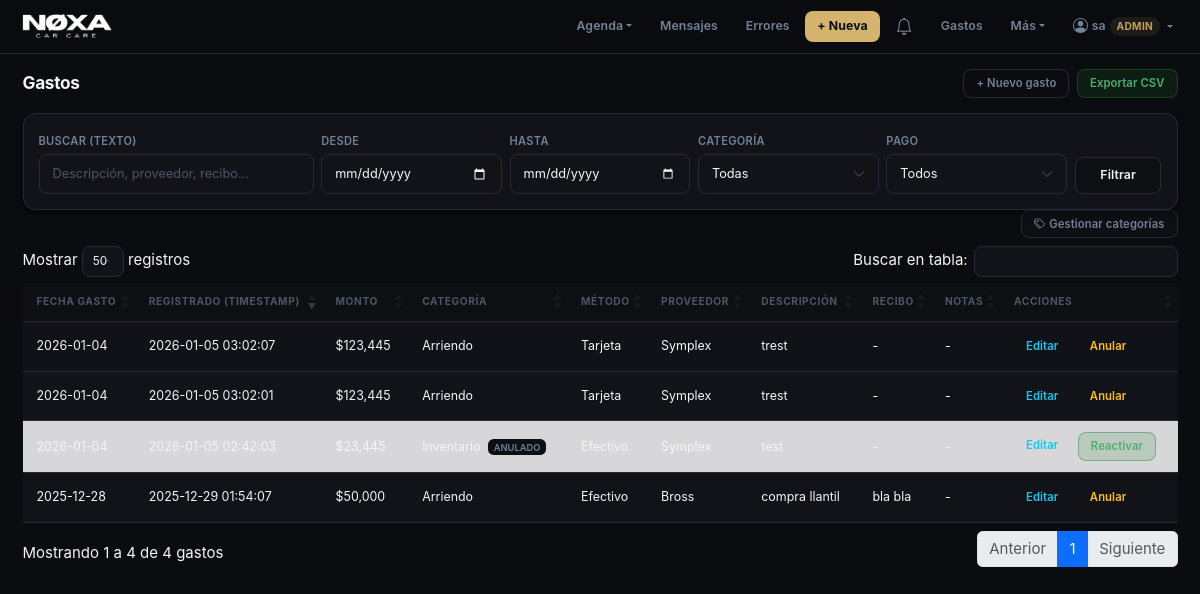
/expenses (signed in), run on the app's committed database.
### app.py (models this page shows, shortened)
class User(db.Model):
    __tablename__ = "users"
    id           = db.Column(db.Integer, primary_key=True)
    username     = db.Column(db.String(80), nullable=False, unique=True)
    password_hash= db.Column(db.String(256), nullable=False)
    role         = db.Column(db.String(20), nullable=False, default="operario")
    is_active    = db.Column(db.Boolean, default=True)
    created_at   = db.Column(db.DateTime, nullable=False, default=datetime.utcnow)
    must_change_password = db.Column(db.Boolean, default=False)
    salary          = db.Column(db.Integer, default=0)
    is_trial_period = db.Column(db.Boolean, default=False)  # override manual (legado)
    hire_date       = db.Column(db.Date, nullable=True)     # fecha real de ingreso

class Expense(db.Model):
    __tablename__ = "expenses"
    id = db.Column(db.Integer, primary_key=True)
    expense_date = db.Column(db.Date, nullable=False, default=date.today)
    created_at = db.Column(db.DateTime, nullable=False, default=datetime.utcnow)
    updated_at = db.Column(db.DateTime, nullable=False, default=datetime.utcnow, onupdate=datetime.utcnow)
    amount = db.Column(db.Numeric(12, 2), nullable=False)
    category = db.Column(db.String(80), nullable=False)
    payment_method = db.Column(db.String(40), nullable=False)
    vendor = db.Column(db.String(120), nullable=True)
    description = db.Column(db.String(255), nullable=False)
    receipt = db.Column(db.String(80), nullable=True)
    notes = db.Column(db.Text, nullable=True)
    is_void = db.Column(db.Boolean, nullable=False, default=False)

### app.py (the view, shortened to what this page needs)
@app.route("/expenses")
def expenses_list():
    q = (request.args.get("q") or "").strip()
    from_str = request.args.get("from")
    to_str = request.args.get("to")
    category = (request.args.get("category") or "").strip()
    payment_method = (request.args.get("payment_method") or "").strip()
    date_from = _parse_date(from_str)
    date_to = _parse_date(to_str)
    query = Expense.query
    if date_from:
        query = query.filter(Expense.expense_date >= date_from)
    if date_to:
        query = query.filter(Expense.expense_date <= date_to)
    if category:
        query = query.filter(Expense.category == category)
    if payment_method:
        query = query.filter(Expense.payment_method == payment_method)
    expenses = query.order_by(Expense.expense_date.desc(), Expense.created_at.desc()).all()
    return render_template(
        "expenses_list.html",
        expenses=expenses,
        categories=[c.name for c in ExpenseCategory.query.filter_by(is_active=True).order_by(ExpenseCategory.name).all()],
        categories_all=ExpenseCategory.query.order_by(ExpenseCategory.name).all(),
        payment_methods=PAYMENT_METHODS,
        filters={
            "q": q,
            "from": from_str or "",
            "to": to_str or "",
            "category": category,
            "payment_method": payment_method,
        },
    )

### app.py (called while the page is built)
def _parse_date(value: str | None):
    if not value:
        return None
    try:
        return datetime.strptime(value, "%Y-%m-%d").date()
    except ValueError:
        return None

@app.context_processor
def inject_user():
    return {"current_user": getattr(g, "current_user", None)}

### templates/expenses_list.html (shortened to what this page needs)
{% extends "base.html" %}
{% block extra_head %}
<link rel="stylesheet"
      href="https://cdn.datatables.net/1.13.6/css/dataTables.bootstrap5.min.css">
{% endblock %}
{% block content %}
<div class="d-flex align-items-center justify-content-between flex-wrap gap-2">
  <h2 class="mb-0">Gastos</h2>
  <div class="d-flex gap-2">
    <a class="btn btn-outline-light btn-sm" href="{{ url_for('expenses_new') }}">+ Nuevo gasto</a>
    <a class="btn btn-outline-success btn-sm"
       href="{{ url_for('expenses_export', **filters) }}">Exportar CSV</a>
  </div>
</div>
<form class="card bg-secondary border-0 mt-3 p-3" method="get" action="{{ url_for('expenses_list') }}">
  <div class="row g-2 align-items-end">
    <div class="col-12 col-md-3">
      <label class="form-label mb-1">Buscar (texto)</label>
      <input class="form-control" name="q" value="{{ filters.q }}" placeholder="Descripción, proveedor, recibo...">
    </div>
    <div class="col-6 col-md-2">
      <label class="form-label mb-1">Desde</label>
      <input type="date" class="form-control" name="from" value="{{ filters['from'] }}">
    </div>
    <div class="col-6 col-md-2">
      <label class="form-label mb-1">Hasta</label>
      <input type="date" class="form-control" name="to" value="{{ filters.to }}">
    </div>
    <div class="col-6 col-md-2">
      <label class="form-label mb-1">Categoría</label>
      <select class="form-select" name="category">
        <option value="">Todas</option>
      </select>
    </div>
    <div class="col-6 col-md-2">
      <label class="form-label mb-1">Pago</label>
      <select class="form-select" name="payment_method">
        <option value="">Todos</option>
      </select>
    </div>
    <div class="col-12 col-md-1 d-grid">
      <button class="btn btn-dark">Filtrar</button>
    </div>
  </div>
</form>
<div class="d-flex justify-content-end mb-2">
  <a href="{{ url_for('expense_categories_list') }}"
     class="btn btn-outline-secondary btn-sm">
    <i class="bi bi-tags me-1"></i>Gestionar categorías
  </a>
</div>
<table id="expensesTable" class="table table-dark table-striped table-sm align-middle mt-3">
  <thead>
    <tr>
      <th>Fecha gasto</th>
      <th>Registrado (timestamp)</th>
      <th>Monto</th>
      <th>Categoría</th>
      <th>Método</th>
      <th>Proveedor</th>
      <th>Descripción</th>
      <th>Recibo</th>
      <th>Notas</th>
      <th>Acciones</th>
    </tr>
  </thead>
  <tbody>
    {% for e in expenses %}
      <tr class="{% if e.is_void %}table-secondary text-muted{% endif %}">
        <td>{{ e.expense_date.strftime("%Y-%m-%d") }}</td>
        <td>{{ e.created_at.strftime("%Y-%m-%d %H:%M:%S") }}</td>
        <td>${{ "{:,.0f}".format(e.amount) }}</td>
        <td>
          {{ e.category }}
          {% if e.is_void %}
            <span class="badge bg-secondary ms-1">ANULADO</span>
          {% endif %}
        </td>
        <td>{{ e.payment_method }}</td>
        <td>{{ e.vendor or "-" }}</td>
        <td>{{ e.description }}</td>
        <td>{{ e.receipt or "-" }}</td>
        <td>{{ e.notes or "-" }}</td>
        <td class="d-flex gap-2">
          <a class="btn btn-sm btn-outline-info" href="{{ url_for('expenses_edit', expense_id=e.id) }}">Editar</a>
          <form method="post"
                action="{{ url_for('expenses_toggle_void', expense_id=e.id) }}"
                style="display:inline">
            {% if e.is_void %}
              <button class="btn btn-sm btn-outline-success"
                      onclick="return confirm('¿Deseas reactivar este gasto?')">
                Reactivar
              </button>
            {% else %}
              <button class="btn btn-sm btn-outline-warning"
                      onclick="return confirm('¿Deseas anular este gasto?')">
                Anular
              </button>
            {% endif %}
          </form>
        </td>
      </tr>
    {% endfor %}
  </tbody>
</table>
{% endblock %}

### templates/base.html (shortened to what this page needs)
<!doctype html>
<html lang="es">
<head>
  <link href="https://cdn.jsdelivr.net/npm/bootstrap@5.3.3/dist/css/bootstrap.min.css" rel="stylesheet">
  <link href="https://cdn.jsdelivr.net/npm/bootstrap-icons@1.11.3/font/bootstrap-icons.min.css" rel="stylesheet">
  {% block extra_head %}{% endblock %}
</head>
<body>
<nav class="navbar navbar-expand-lg mb-0"
     style="background:rgba(10,12,15,0.95);backdrop-filter:blur(20px);-webkit-backdrop-filter:blur(20px);border-bottom:1px solid var(--border);">
  <div class="container-fluid px-3">
    <a class="navbar-brand"
       href="{{ url_for('whatsapp_inbox') if current_user and current_user.role == 'marketing' else url_for('calendar_view') }}"
       style="padding:0;">
      <img src="{{ url_for('static', filename='img/logotipo.png') }}" alt="Agenda Detailing" class="navbar-logo"
        onerror="this.style.display='none';this.insertAdjacentHTML('afterend','<span class=\'navbar-brand-text\'>Agenda</span>');">
    </a>
    <div class="collapse navbar-collapse justify-content-end" id="navbarContent">
      <div class="d-flex flex-column flex-lg-row align-items-lg-center gap-1 py-2 py-lg-0">
        {% if not current_user or current_user.role not in ('operario', 'marketing') %}
        <div class="dropdown">
          <button class="nav-link-custom border-0 bg-transparent dropdown-toggle"
                  type="button" data-bs-toggle="dropdown" aria-expanded="false">Agenda</button>
        </div>
        {% endif %}
        {% if not current_user or current_user.role != 'operario' %}
        <a class="nav-link-custom" href="{{ url_for('whatsapp_inbox') }}">Mensajes</a>
        {% endif %}
        {% if not current_user or current_user.role not in ('operario', 'marketing') %}
        <a class="nav-link-custom" href="{{ url_for('quality_errors_list') }}">Errores</a>
        <a class="nav-link-custom nav-link-accent" href="{{ url_for('new_appointment') }}">+ Nueva</a>
        {% endif %}
        {% if current_user and current_user.role != 'operario' %}
        <div class="dropdown" id="notifWrap">
          <button class="nav-link-custom border-0 bg-transparent position-relative d-flex align-items-center"
                  type="button" data-bs-toggle="dropdown" data-bs-auto-close="outside"
                  aria-expanded="false" aria-label="Notificaciones" title="Notificaciones">
            <i class="bi bi-bell" style="font-size:1.15rem;"></i>
          </button>
        </div>
        {% endif %}
        {% if not current_user or current_user.role not in ('operario', 'marketing') %}
        <a class="nav-link-custom" href="{{ url_for('expenses_new') }}">Gastos</a>
        {% endif %}
        <div class="dropdown">
          <button class="nav-link-custom border-0 bg-transparent dropdown-toggle"
                  type="button" data-bs-toggle="dropdown" aria-expanded="false">Más</button>
        </div>
        {% if current_user %}
        <div class="dropdown">
          <button class="nav-link-custom border-0 bg-transparent dropdown-toggle d-flex align-items-center gap-1"
                  type="button" data-bs-toggle="dropdown" aria-expanded="false">
            <i class="bi bi-person-circle" style="font-size:1rem;"></i>
            <span>{{ current_user.username }}</span>
            <span style="font-size:0.68rem;padding:2px 7px;border-radius:20px;background:var(--accent-bg);color:var(--accent-dk);font-weight:700;text-transform:uppercase;letter-spacing:0.3px;">{{ current_user.role }}</span>
          </button>
        </div>
        {% endif %}
      </div>
    </div>
  </div>
</nav>
<div class="container-fluid px-3 px-lg-4 pt-3">
  {% block content %}{% endblock %}
</div>
</body>
</html>

### templates/base.html (style rules this page uses)
:root { color-scheme: dark; --bg: #0a0c0f; --bg2: #0d1013; --surface: #111318; --surface2: #1a1d23; --border: #272b35; --border2: rgba(212,180,108,0.25); --text: #f3f5f7; --text2: #728297; --text3: #4c5666; --accent: #d4b46c; --accent-dk: #c4a050; --accent-bg: rgba(212,180,108,0.10); --ink: #f3f5f7; --radius: 12px; --radius-sm: 8px; --shadow: 0 1px 3px rgba(0,0,0,0.4), 0 4px 12px rgba(0,0,0,0.25); --shadow-sm: 0 1px 2px rgba(0,0,0,0.3); }
*, *::before, *::after { box-sizing: border-box; }
html, body { margin: 0; padding: 0; background-color: var(--bg) !important; color: var(--text); font-family: -apple-system, BlinkMacSystemFont, "Segoe UI", sans-serif; -webkit-font-smoothing: antialiased; font-size: 15px; }
.container-fluid, .container { background: transparent !important; }
h1, h2, h3, h4, h5, h6 { color: var(--text); font-weight: 700; letter-spacing: -0.3px; }
h2 { font-size: 1.15rem; }
p, span, td, li { color: var(--text2); }
.navbar-logo { height: 36px; width: auto; display: block; }
.nav-link-custom { color: var(--text2); text-decoration: none; font-size: 0.82rem; font-weight: 600; padding: 6px 12px; border-radius: var(--radius-sm); transition: color 0.15s, background 0.15s; letter-spacing: 0.1px; cursor: pointer; white-space: nowrap; }
.nav-link-accent { color: #0a0c0f !important; background: var(--accent) !important; font-weight: 700; }
.btn { font-size: 0.82rem !important; font-weight: 600 !important; border-radius: var(--radius-sm) !important; padding: 8px 16px !important; transition: all 0.15s !important; box-shadow: none !important; letter-spacing: 0.1px; border: none !important; }
.btn-secondary, .btn-outline-secondary { background: var(--bg2) !important; border: 1px solid var(--border) !important; color: var(--text2) !important; }
.btn-success, .btn-outline-success { background: rgba(30,126,52,0.15) !important; border: 1px solid rgba(30,126,52,0.4) !important; color: #4caf6e !important; }
.btn-dark { background: var(--bg2) !important; border: 1px solid var(--border) !important; color: var(--text) !important; }
.btn-outline-light { background: transparent !important; border: 1px solid var(--border) !important; color: var(--text2) !important; }
.btn-sm { padding: 5px 12px !important; font-size: 0.75rem !important; }
.form-control, .form-select { background-color: var(--surface) !important; border: 1.5px solid var(--border) !important; color: var(--text) !important; border-radius: var(--radius-sm) !important; box-shadow: none !important; font-size: 0.85rem !important; padding: 9px 13px !important; transition: border-color 0.15s !important; }
.form-control::placeholder { color: var(--text3) !important; }
input[type="date"], input[type="time"] { color-scheme: dark; }
.form-label { color: var(--text2) !important; font-size: 0.74rem !important; font-weight: 600 !important; margin-bottom: 5px !important; letter-spacing: 0.3px; text-transform: uppercase; }
.card, .bg-secondary:not(.badge) { background: var(--surface) !important; border: 1px solid var(--border) !important; color: var(--text) !important; border-radius: var(--radius) !important; box-shadow: var(--shadow) !important; }
.table-dark { --bs-table-bg: var(--surface) !important; --bs-table-hover-bg: var(--bg) !important; --bs-table-border-color: var(--border) !important; color: var(--text) !important; font-size: 0.83rem; }
.table-dark thead th { background: var(--bg2) !important; color: var(--text3) !important; font-weight: 700 !important; font-size: 0.68rem !important; text-transform: uppercase !important; letter-spacing: 0.6px !important; border-bottom: 1px solid var(--border) !important; padding: 11px 14px !important; }
.table-dark td { padding: 11px 14px !important; vertical-align: middle !important; color: var(--text) !important; border-color: var(--border) !important; }
.badge.bg-secondary { background: var(--bg2) !important; color: var(--text2) !important; font-weight: 600; }
.text-muted { color: var(--text3) !important; }
nav.navbar { position: relative; z-index: 1040; }

### data on the page
User: username "sa", role "ADMIN"
Expense: expense_date "2026-01-04", created_at "2026-01-05 03:02:07", amount "123,445", category "Arriendo", payment_method "Tarjeta", vendor "Symplex", description "trest", receipt "-", notes "-", is_void "Anular"
Expense: expense_date "2026-01-04", created_at "2026-01-05 03:02:01", amount "123,445", category "Arriendo", payment_method "Tarjeta", vendor "Symplex", description "trest", receipt "-", notes "-", is_void "Anular"
Expense: expense_date "2026-01-04", created_at "2026-01-05 02:42:03", amount "23,445", category "Inventario", is_void "ANULADO", payment_method "Efectivo", vendor "Symplex", description "test", receipt "-", notes "-"
Expense: expense_date "2025-12-28", created_at "2025-12-29 01:54:07", amount "50,000", category "Arriendo", payment_method "Efectivo", vendor "Bross", description "compra llantil", receipt "bla bla", notes "-", is_void "Anular"
